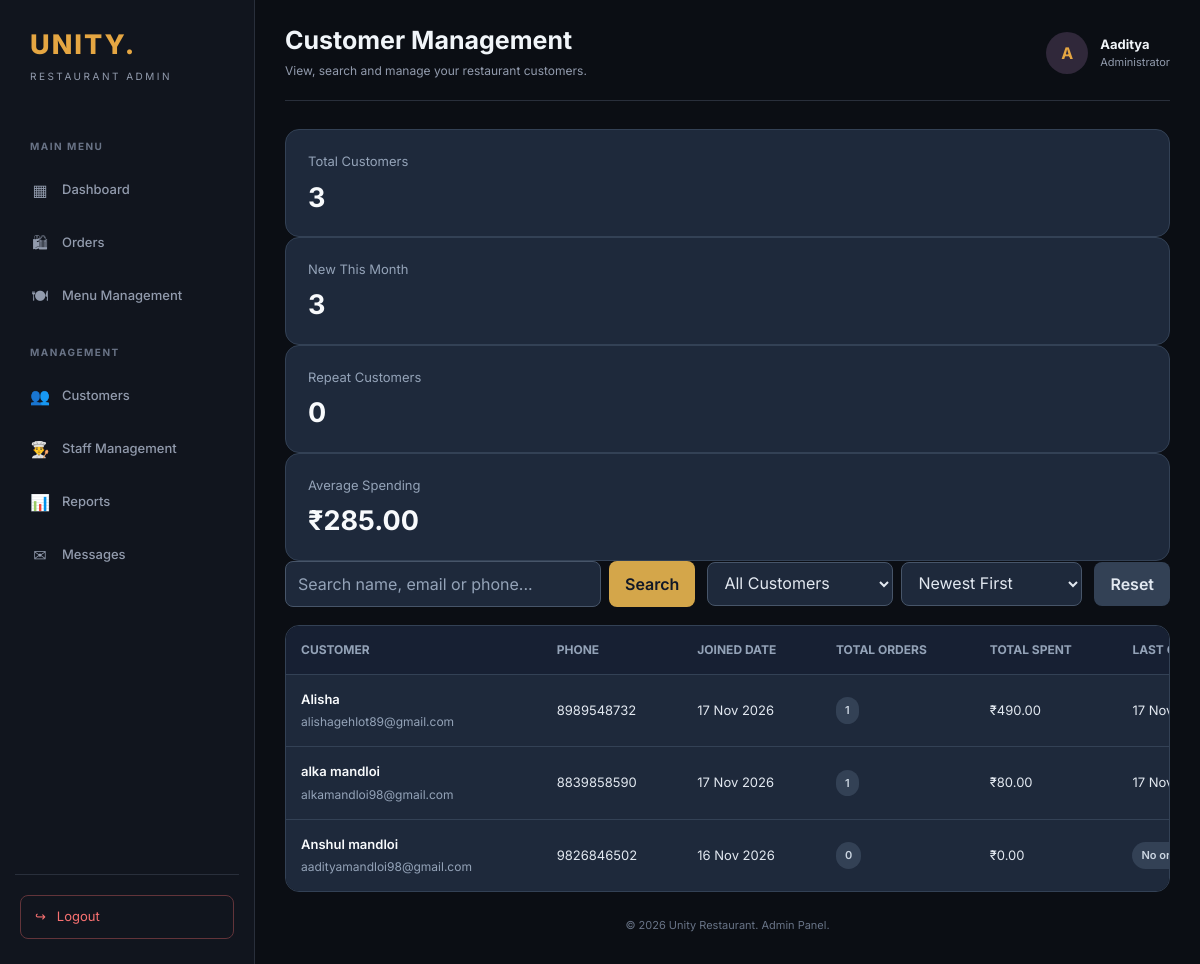
Screenshot of /admin-panel/customers/ (signed in) with the database file from the repository.
### home/models.py (models this page shows, shortened)
class CustomerProfile(models.Model):
    user = models.OneToOneField(User, on_delete=models.CASCADE)
    phone = models.CharField(max_length=15, unique=True)

### home/views.py (the view, shortened to what this page needs)
@login_required
@user_passes_test(is_admin_user, login_url="admin_login")
def admin_customers(request):
    today = timezone.localdate()
    month_start = today.replace(day=1)
    customer_list = CustomerProfile.objects.select_related(
        "user"
    ).annotate(
        total_orders=Count(
            "user__order",
            filter=~Q(user__order__status="Cancelled"),
            distinct=True
        ),
        total_spent=Sum(
            "user__order__total_amount",
            filter=~Q(user__order__status="Cancelled")
        ),
        last_order=Max(
            "user__order__created_at",
            filter=~Q(user__order__status="Cancelled")
        )
    )
    search_query = request.GET.get("q", "").strip()
    customer_type = request.GET.get("type", "")
    if customer_type == "new":
        customer_list = customer_list.filter(
            user__date_joined__date__gte=month_start
        )
    elif customer_type == "repeat":
        customer_list = customer_list.filter(
            total_orders__gt=1
        )
    sort_by = request.GET.get("sort", "newest")
    sort_options = {
        "newest": "-user__date_joined",
        "oldest": "user__date_joined",
        "spending": "-total_spent",
        "orders": "-total_orders",
        "recent_order": "-last_order",
    }
    customer_list = customer_list.order_by(
        sort_options.get(sort_by, "-user__date_joined")
    )
    total_customers = CustomerProfile.objects.count()
    new_customers = CustomerProfile.objects.filter(
        user__date_joined__date__gte=month_start
    ).count()
    repeat_customers = CustomerProfile.objects.annotate(
        order_count=Count(
            "user__order",
            filter=~Q(user__order__status="Cancelled"),
            distinct=True
        )
    ).filter(order_count__gt=1).count()
    spending_data = CustomerProfile.objects.annotate(
        customer_spending=Sum(
            "user__order__total_amount",
            filter=~Q(user__order__status="Cancelled")
        )
    ).aggregate(
        average_spending=Avg("customer_spending")
    )
    average_spending = (
        spending_data["average_spending"] or Decimal("0.00")
    )
    paginator = Paginator(customer_list, 10)
    page_number = request.GET.get("page")
    customers = paginator.get_page(page_number)
    context = {
        "customers": customers,
        "total_customers": total_customers,
        "new_customers": new_customers,
        "repeat_customers": repeat_customers,
        "average_spending": average_spending,
        "search_query": search_query,
        "customer_type": customer_type,
        "sort_by": sort_by,
    }
    return render(
        request,
        "admin/customers.html",
        context
    )

### home/views.py (called while the page is built)
def is_admin_user(user):
    return (
        user.is_authenticated
        and user.is_active
        and user.is_staff
        and (
            user.is_superuser
            or user.groups.filter(name="Admin").exists()
        )
    )

### templates/admin/customers.html (shortened to what this page needs)
{% extends "admin/admin_base.html" %}
{% block page_heading %}Customer Management{% endblock %}
{% block page_description %}
View, search and manage your restaurant customers.
{% endblock %}
{% block admin_content %}
<div class="customer-stats">
    <div class="customer-stat">
        <div class="stat-label">Total Customers</div>
        <h3>{{ total_customers }}</h3>
    </div>
    <div class="customer-stat">
        <div class="stat-label">New This Month</div>
        <h3>{{ new_customers }}</h3>
    </div>
    <div class="customer-stat">
        <div class="stat-label">Repeat Customers</div>
        <h3>{{ repeat_customers }}</h3>
    </div>
    <div class="customer-stat">
        <div class="stat-label">Average Spending</div>
        <h3>₹{{ average_spending|floatformat:2 }}</h3>
    </div>
</div>
<div class="customer-toolbar">
    <form method="GET" class="customer-search">
        <input
            type="text"
            name="q"
            placeholder="Search name, email or phone..."
            value="{{ search_query }}"
        >
        <button type="submit">Search</button>
    </form>
    <form method="GET" style="display:flex; gap:8px; flex-wrap:wrap;">
        <select name="type" onchange="this.form.submit()">
            <option value="">All Customers</option>
        </select>
        <select name="sort" onchange="this.form.submit()">
            <option value="newest" {% if sort_by == "newest" %}selected{% endif %}>
                Newest First
            </option>
        </select>
    </form>
    <a href="{% url 'admin_customers' %}" class="reset-btn">
        Reset
    </a>
</div>
<div class="customer-table-wrapper">
    <table class="customer-table">
        <thead>
            <tr>
                <th>Customer</th>
                <th>Phone</th>
                <th>Joined Date</th>
                <th>Total Orders</th>
                <th>Total Spent</th>
                <th>Last Order</th>
            </tr>
        </thead>
        <tbody>
            {% for customer in customers %}
            <tr>
                <td>
                    <div class="customer-name">
                        {{ customer.user.get_full_name|default:customer.user.username }}
                    </div>
                    <div class="customer-email">
                        {{ customer.user.email }}
                    </div>
                </td>
                <td>{{ customer.phone }}</td>
                <td>{{ customer.user.date_joined|date:"d M Y" }}</td>
                <td>
                    <span class="customer-badge">
                        {{ customer.total_orders }}
                    </span>
                </td>
                <td>
                    ₹{{ customer.total_spent|default:0|floatformat:2 }}
                </td>
                <td>
                    {% if customer.last_order %}
                        {{ customer.last_order|date:"d M Y, h:i A" }}
                    {% else %}
                        <span class="customer-badge">No orders</span>
                    {% endif %}
                </td>
            </tr>
            {% empty %}
            <tr>
                <td colspan="6" class="empty-state">
                    No customers found.
                </td>
            </tr>
            {% endfor %}
        </tbody>
    </table>
</div>
{% endblock %}

### templates/admin/admin_base.html (shortened to what this page needs)
{% load static %}
<!DOCTYPE html>
<html lang="en">
<head>
    <link href="https://cdn.jsdelivr.net/npm/bootstrap@5.3.8/dist/css/bootstrap.min.css" rel="stylesheet">
</head>
<body>
<div class="admin-layout">
    <aside class="admin-sidebar">
        <div>
            <div class="brand-logo">UNITY.</div>
            <div class="brand-subtitle">RESTAURANT ADMIN</div>
        </div>
        <div class="sidebar-heading">MAIN MENU</div>
        <nav class="sidebar-menu">
            <a href="{% url 'admin_dashboard' %}"
               class="sidebar-link {% if request.resolver_match.url_name == 'admin_dashboard' %}active{% endif %}">
                <span class="sidebar-icon">▦</span>
                Dashboard
            </a>
            <a href="{% url 'admin_orders' %}"
               class="sidebar-link {% if request.resolver_match.url_name == 'admin_orders' %}active{% endif %}">
                <span class="sidebar-icon">🛍</span>
                Orders
            </a>
            <a href="{% url 'admin_menu' %}"
               class="sidebar-link {% if request.resolver_match.url_name == 'admin_menu' or request.resolver_match.url_name == 'admin_menu_add' or request.resolver_match.url_name == 'admin_menu_edit' %}active{% endif %}">
                <span class="sidebar-icon">🍽</span>
                Menu Management
            </a>
        </nav>
        <div class="sidebar-heading">MANAGEMENT</div>
        <nav class="sidebar-menu">
            <a href="{% url 'admin_dashboard' %}#modules-section" class="sidebar-link">
                <span class="sidebar-icon">👥</span>
                Customers
            </a>
            <a href="{% url 'admin_dashboard' %}#modules-section" class="sidebar-link">
                <span class="sidebar-icon">👨‍🍳</span>
                Staff Management
            </a>
            <a href="{% url 'admin_dashboard' %}#modules-section" class="sidebar-link">
                <span class="sidebar-icon">📊</span>
                Reports
            </a>
            <a href="{% url 'admin_dashboard' %}#modules-section" class="sidebar-link">
                <span class="sidebar-icon">✉</span>
                Messages
            </a>
        </nav>
        <div class="sidebar-footer">
            <form method="POST" action="{% url 'admin_logout' %}">
                <button type="submit" class="logout-btn">
                    ↪ &nbsp; Logout
                </button>
            </form>
        </div>
    </aside>
    <main class="admin-main">
        <header class="admin-topbar">
            <div>
                <h1 class="page-heading">
                    {% block page_heading %}Dashboard{% endblock %}
                </h1>
                <p class="page-description">
                    {% block page_description %}{% endblock %}
                </p>
            </div>
            <div class="admin-profile">
                <div class="profile-avatar">
                    {{ request.user.first_name|default:request.user.username|first|upper }}
                </div>
                <div class="profile-details">
                    <div class="profile-name">
                        {{ request.user.first_name|default:request.user.username }}
                    </div>
                    <div class="profile-role">Administrator</div>
                </div>
            </div>
        </header>
        {% block admin_content %}{% endblock %}
        <footer class="admin-footer">
            © {% now "Y" %} Unity Restaurant. Admin Panel.
        </footer>
    </main>
</div>
</body>
</html>

### rows the page displays
CustomerProfile: user.get_full_name "Alisha", user.email "alishagehlot89@gmail.com", phone "8989548732", user.date_joined "17 Nov 2026", total_orders "1", total_spent "490.00", last_order "17…"
CustomerProfile: user.get_full_name "alka mandloi", user.email "alkamandloi98@gmail.com", phone "8839858590", user.date_joined "17 Nov 2026", total_orders "1", total_spent "80.00", last_order "17…"
CustomerProfile: user.get_full_name "Anshul mandloi", user.email "aadityamandloi98@gmail.com", phone "9826846502", user.date_joined "16 Nov 2026", total_orders "0", total_spent "0.00", shows "No…"

### other values shown
{{ request.user.first_name|default:request.user.username|first|upper }} "A"
{{ request.user.first_name|default:request.user.username }} "Aaditya"
{{ total_customers }} "3"
{{ new_customers }} "3"
{{ repeat_customers }} "0"
{{ average_spending|floatformat:2 }} "285.00"
